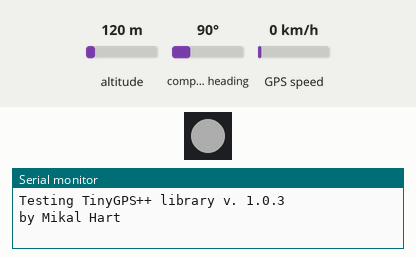
Simulated run of this sketch. Board: Arduino Uno, built with avr-gcc and run on an emulated ATmega328P. Parts: 1 RGB LEDs in strip order, left to right, the last lines printed to the serial monitor. Inputs (shaded band) come from the test bench; at power-on: altitude 120 m, compass heading 90°, GPS speed 0 km/h. Dim RGB values are drawn brighter than linear; the GPS gets a fix after 3 s at 37.7749, -122.4194 with 8 satellites.

Above: at 0.1 s.
At 1.1 s:
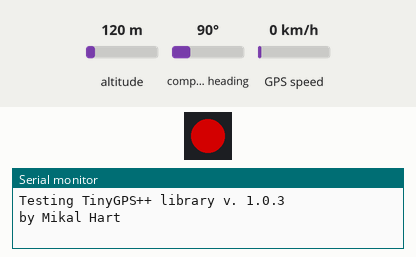
At 1.7 s:
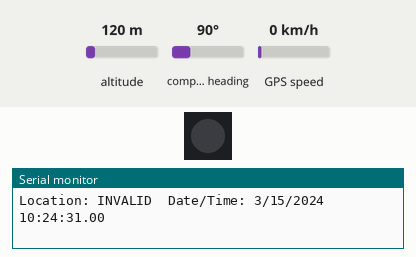
At 39.6 s:
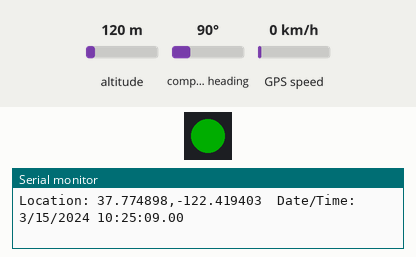
Timing chart, 0 to 40.0 s (numbered marks = the images above):
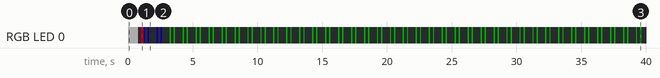

The sketch:

ESP8266_GPSL86_DeviceExample.ino
```cpp
#include <TinyGPS++.h>
#include <Adafruit_NeoPixel.h>
#include <SoftwareSerial.h>
#define PIN           15
#define NUMPIXELS     1

static const uint32_t GPSBaud = 9600;

// The TinyGPS++ object
TinyGPSPlus gps;
#define RXD2 14
#define TXD2 12
// The serial connection to the GPS device
SoftwareSerial gpsSerial(RXD2, TXD2);
Adafruit_NeoPixel pixels = Adafruit_NeoPixel(1, PIN, NEO_GRB + NEO_KHZ800);

void setup()
{
  Serial.begin(115200);
  gpsSerial.begin(GPSBaud);

  Serial.println(F("DeviceExample.ino"));
  Serial.println(F("A simple demonstration of TinyGPS++ with an attached GPS module"));
  Serial.print(F("Testing TinyGPS++ library v. ")); Serial.println(TinyGPSPlus::libraryVersion());
  Serial.println(F("by Mikal Hart"));
  Serial.println();
  pixels.begin(); // This initializes the NeoPixel library.
  pixels.setPixelColor(0, pixels.Color(50,50,50));
  pixels.show();
  delay(800);
  pixels.setPixelColor(0, pixels.Color(0,0,0));
  pixels.show();
  delay(200);
  pixels.setPixelColor(0, pixels.Color(125,0,0));
  pixels.show();
  delay(200);
}

void loop()
{
  // This sketch displays information every time a new sentence is correctly encoded.
 while (gpsSerial.available() > 0)
    if (gps.encode(gpsSerial.read()))
      displayInfo();

  if (millis() > 5000 && gps.charsProcessed() < 10)
  {
    Serial.println(F("No GPS detected: check wiring."));
    while(true);
  }
}

void displayInfo()
{
  Serial.print(F("Location: "));
  if (gps.location.isValid())
  {
    Serial.print(gps.location.lat(), 6);
    Serial.print(F(","));
    Serial.print(gps.location.lng(), 6);
    pixels.setPixelColor(0, pixels.Color(0,50,0));
    pixels.show();
    delay(100);
  }
  else
  {
    Serial.print(F("INVALID"));
    pixels.setPixelColor(0, pixels.Color(0,0,50));
    pixels.show();
    delay(100);
  }

  Serial.print(F("  Date/Time: "));
  if (gps.date.isValid())
  {
    Serial.print(gps.date.month());
    Serial.print(F("/"));
    Serial.print(gps.date.day());
    Serial.print(F("/"));
    Serial.print(gps.date.year());
  }
  else
  {
    Serial.print(F("INVALID"));
  }

  Serial.print(F(" "));
  if (gps.time.isValid())
  {
    if (gps.time.hour() < 10) Serial.print(F("0"));
    Serial.print(gps.time.hour());
    Serial.print(F(":"));
    if (gps.time.minute() < 10) Serial.print(F("0"));
    Serial.print(gps.time.minute());
    Serial.print(F(":"));
    if (gps.time.second() < 10) Serial.print(F("0"));
    Serial.print(gps.time.second());
    Serial.print(F("."));
    if (gps.time.centisecond() < 10) Serial.print(F("0"));
    Serial.print(gps.time.centisecond());
  }
  else
  {
    Serial.print(F("INVALID"));
  }
  pixels.setPixelColor(0, pixels.Color(0,0,0));
  pixels.show();
  delay(200);
  Serial.println();
}
```

Measured:
- by itself, RGB LED 0: off → RGB(50, 50, 50) at 0.01 s, → off 0.80 s later, → RGB(125, 0, 0) 0.20 s later, → RGB(0, 0, 50) 0.21 s later, … (159 changes in this stretch)
